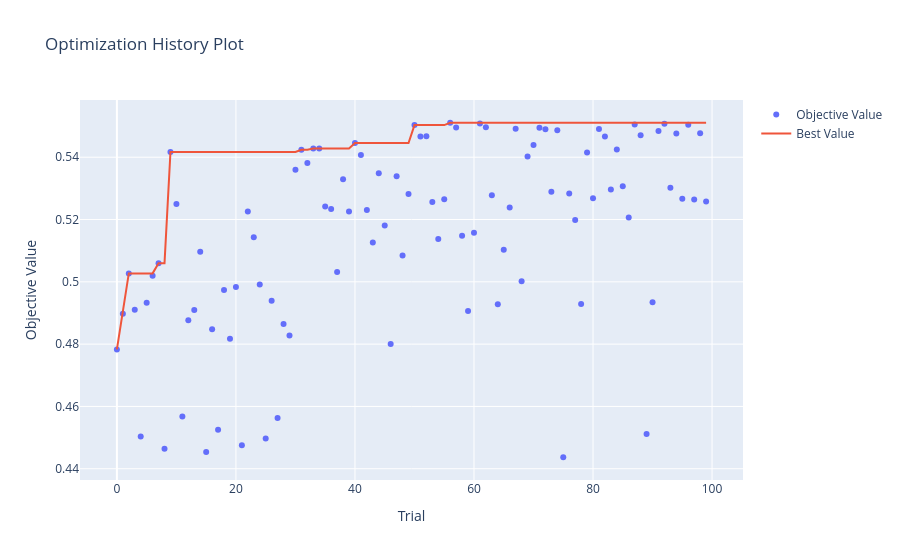

Notebook code cell kept with this figure:
### Markdown cell above
Train and optimize the model:

### Code cell
(optimized_ET, 
train_metrics_mean_ET,
train_metrics_std_ET, 
val_metrics_mean_ET, 
val_metrics_std_ET, 
test_metrics_ET,
precs_ET, recs_ET) = optimize_model_optuna_search(pipe_ET, params_dist_ET, 
                                                X_train, y_train, X_test, y_test, 
                                                cv=my_cv)
